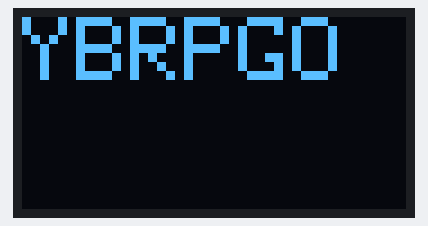
The sketch below on a simulated Arduino Uno, built with avr-gcc and run on an emulated ATmega328P. Parts: 128×64 one-colour display.

Above: at 1.1 s.

Measured:
- what the display in image 0 shows lasts 1.0 s, from 1.1 s to 2.1 s

The sketch:

OLED_Progress.ino
```cpp
#include <Adafruit_SSD1306.h>
#include <splash.h>
#include <Wire.h>
/*
   Project: L010_01_OLEDWrite
   Description: scan the I
   Author: Arjun Bhakta
   Date: 28 Feb 2022
*/
const int SCREEN_WIDTH = 128;
const int SCREEN_HEIGHT = 64;
const int OLED_RESET = -1; // makes this the same as Teensy Reset Button
const int SCREEN_ADDRESS = 0x3C ; // recieved this from I2C scanner
int rot = 0;
char color[7] = {'Y', 'B', 'R', 'P', 'G', 'O'};


Adafruit_SSD1306 display(SCREEN_WIDTH, SCREEN_HEIGHT, &Wire, OLED_RESET); //&WIre = Wire.begin()

void setup() {
  Serial.begin(9600);
  display.begin(SSD1306_SWITCHCAPVCC, SCREEN_ADDRESS);
  display.clearDisplay();
  display.setRotation(rot);
}

void loop() {

displayGameMode();
delay (1000);
display.clearDisplay();
displayShootAroundMode();
delay (1000);
}

void displayGameMode(){
  display.clearDisplay();
  display.setTextSize(1);
  display.setTextColor(SSD1306_WHITE);
  display.setCursor(0,0);
  display.cp437(true);
  display.printf("Player 1:%i \nPlayer 2:%i", 2, 3);
  display.display();
}

void displayShootAroundMode(){
  display.clearDisplay();
  display.setTextSize(3);
  display.setTextColor(SSD1306_WHITE);
  display.setCursor(0,0);
  display.cp437(true);
  display.printf("%s \n",color);
  display.display();
}
```
